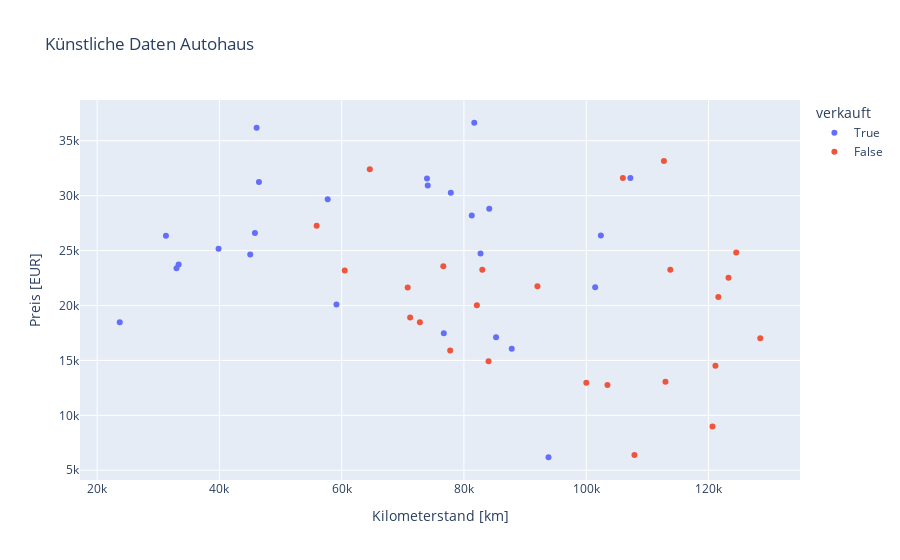

The cell this chart's notebook holds for it:
### Code cell
from sklearn.datasets import make_moons 

X_array, y_array = make_moons(noise = 0.5, n_samples=50, random_state=3)

import numpy as np
import pandas as pd

# Transformation der Merkmalswerte in einen positiven Bereich und 
# Umwandlung in eine Integer-Matrix
X_array = X_array + 1.2 * np.abs(np.min(X_array))
X_array = X_array + 1.2 * np.abs(np.min(X_array))
X_array[:,0] = np.ceil(X_array[:,0] * 30000)
X_array[:,1] = np.ceil(X_array[:,1] * 10000)
X = pd.DataFrame(X_array, columns=['Kilometerstand [km]', 'Preis [EUR]'], dtype=(int, int))

# Zuweisung von True/False basierend auf den Kategorien 1 bzw. 0
y_array = (y_array - 1.0) * (-1)
y = pd.Series(y_array, name='verkauft', dtype='bool')

import plotly.express as px

fig = px.scatter(x = X['Kilometerstand [km]'], y = X['Preis [EUR]'], color=y,
    title='Künstliche Daten Autohaus',
    labels={'x': 'Kilometerstand [km]', 'y': 'Preis [EUR]', 'color': 'verkauft'})
fig.show()

### Figure 1 — Plotly figure (JSON) as saved in the notebook; plotly's stock layout.template omitted (floating-point values rounded to 4 significant figures)
{"data": [{"hovertemplate": "verkauft=True<br>Kilometerstand [km]=%{x}<br>Preis [EUR]=%{y}<extra></extra>", "legendgroup": "True", "marker": {"color": "#636efa", "symbol": "circle"}, "mode": "markers", "name": "True", "orientation": "v", "showlegend": true, "type": "scatter", "x": [81274, 81687, 57713, 102397, 76707, 32983, 77852, 45809, 46470, 46088, 85254, 74077, 82712, 93832, 23700, 84139, 39866, 31257, 73954, 33333, 45043, 87815, 107219, 101463, 59147], "xaxis": "x", "y": [28185, 36634, 29668, 26370, 17480, 23379, 30264, 26593, 31251, 36168, 17114, 30926, 24734, 6186, 18470, 28802, 25156, 26345, 31562, 23724, 24652, 16063, 31603, 21654, 20088], "yaxis": "y"}, {"hovertemplate": "verkauft=False<br>Kilometerstand [km]=%{x}<br>Preis [EUR]=%{y}<extra></extra>", "legendgroup": "False", "marker": {"color": "#EF553B", "symbol": "circle"}, "mode": "markers", "name": "False", "orientation": "v", "showlegend": true, "type": "scatter", "x": [107890, 128466, 82114, 55912, 112708, 120654, 100014, 92020, 60500, 83001, 121133, 76621, 70798, 123277, 113754, 72793, 84024, 77748, 71200, 64601, 103473, 112959, 105996, 121609, 124540], "xaxis": "x", "y": [6389, 17016, 20013, 27267, 33151, 8992, 12977, 21749, 23178, 23249, 14519, 23582, 21645, 22524, 23259, 18478, 14930, 15906, 18900, 32403, 12773, 13052, 31609, 20776, 24823], "yaxis": "y"}], "layout": {"legend": {"title": {"text": "verkauft"}, "tracegroupgap": 0}, "title": {"text": "Künstliche Daten Autohaus"}, "xaxis": {"anchor": "y", "domain": [0, 1], "title": {"text": "Kilometerstand [km]"}}, "yaxis": {"anchor": "x", "domain": [0, 1], "title": {"text": "Preis [EUR]"}}}}
